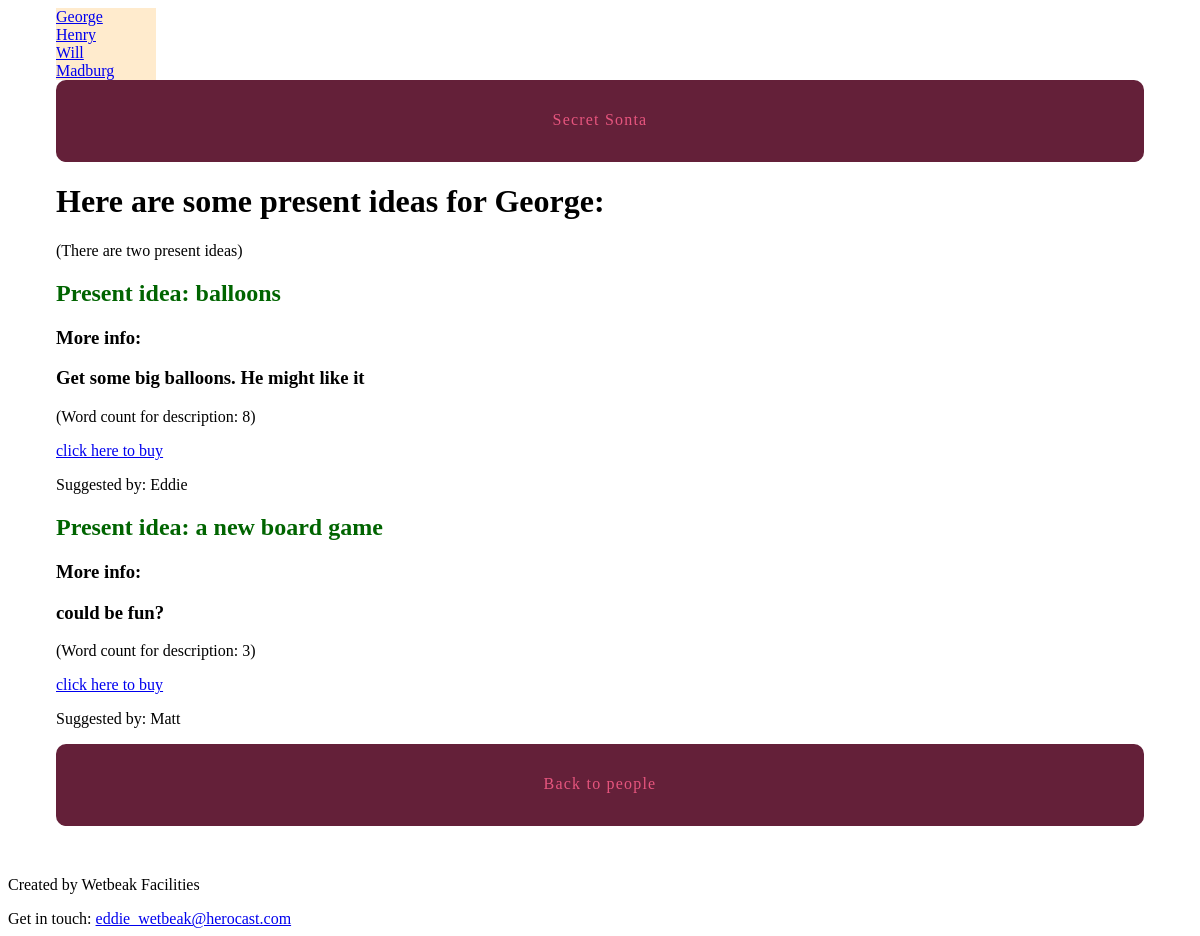
The page /presents/1/ on the database its author committed.
### presents/models.py (models this page shows, shortened)
class Person(models.Model):
    created_at = models.DateTimeField(auto_now_add=True)
    name = models.CharField(max_length=255)

class Idea(models.Model):
    title = models.CharField(max_length=255)
    description = models.TextField(blank=True, default='')
    idea_link = models.CharField(max_length=255, blank=True, default='')
    recipient = models.ForeignKey(Person, on_delete=models.CASCADE)
    suggested_by = models.CharField(max_length=255, blank=True, default='')
    order = models.IntegerField(default=0)
    class Meta:
        ordering = ['order', ]

### presents/views.py (the view)
# urls.py: path('<int:pk>/', views.idea_detail, name='idea_detail'),
def idea_detail(request, pk):
    person = get_object_or_404(Person, pk=pk)
    return render(request, "presents/idea_detail.html", {'person': person})

### presents/templatetags/presents_extras.py (called while the page is built)
@register.inclusion_tag('presents/person_nav.html')
def nav_persons_list():
    persons = Person.objects.all()
    return {'persons': persons}

@register.filter('markdown_to_html')
def markdown_to_html(markdown_text):
    html_body = markdown2.markdown(markdown_text)
    return mark_safe(html_body)

### presents/templates/presents/idea_detail.html (shortened to what this page needs)
{% extends "layout.html" %}
{% load humanize presents_extras %}
{% block content %}
<h1>Here are some present ideas for {{ person.name }}:</h1>
<p>(There {{ person.idea_set.count|pluralize:"is,are" }}
  {{person.idea_set.count|apnumber }}
  present idea{{ person.idea_set.count|pluralize }})</p>
{% for idea in person.idea_set.all %}
  <h2>Present idea: {{ idea.title }}</h2>
    {% if idea.description %}
      <h3>More info: {{ idea.description|markdown_to_html }}</h3>
      <p>{% with des=idea.description %}
        (Word count for description: {{ des|wordcount }})</p>
      {% endwith %}
    {% endif %}
    <a href="{{ idea.idea_link }}">click here to buy</a>
    <p>Suggested by: {{ idea.suggested_by }}</p>
{% endfor %}
<nav><a href="{% url 'presents:list' %}">Back to people</a></nav>
{% endblock %}

### presents/templates/presents/person_nav.html
{% for person in persons %}
  <div><a href="{% url 'presents:idea_detail' pk=person.pk %}">{{ person.name }}</a></div>
{% endfor %}

### assets/css/layout.css (style rules this page uses)
html { box-sizing: border-box; }
*, *::after, *::before { box-sizing: inherit; }
.site-container nav { width: 100%; display: table; width: 100%; table-layout: fixed; border-bottom-left-radius: 10px; border-bottom-right-radius: 10px; border-top-left-radius: 10px; border-top-right-radius: 10px; border-bottom-left-radius: 10px; border-top-left-radius: 10px; border-bottom-right-radius: 10px; border-top-right-radius: 10px; background-color: #642039; margin-bottom: 1em; overflow: hidden; }
.site-container nav a { display: table-cell; width: 8.33333%; padding: 10px; border-bottom: 2px solid #642039; color: #e6557e; letter-spacing: 0.075em; line-height: 60px; text-align: center; text-decoration: none; }
h2 { color:darkgreen }

### rows shown on the page
Person: name "George", idea_set.count|apnumber "two"
Person: name "Henry"
Person: name "Will"
Person: name "Madburg"
Idea: title "balloons", description "Get some big balloons. He might like it", description "8", suggested_by "Eddie"
Idea: title "a new board game", description "could be fun?", description "3", suggested_by "Matt"
